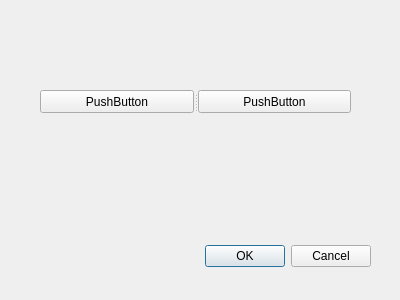
<?xml version="1.0" encoding="UTF-8"?>
<ui version="4.0">
 <class>Dialog</class>
 <widget class="QDialog" name="Dialog">
  <property name="geometry">
   <rect>
    <x>0</x>
    <y>0</y>
    <width>400</width>
    <height>300</height>
   </rect>
  </property>
  <property name="windowTitle">
   <string>Dialog</string>
  </property>
  <widget class="QDialogButtonBox" name="buttonBox">
   <property name="geometry">
    <rect>
     <x>30</x>
     <y>240</y>
     <width>341</width>
     <height>32</height>
    </rect>
   </property>
   <property name="orientation">
    <enum>Qt::Horizontal</enum>
   </property>
   <property name="standardButtons">
    <set>QDialogButtonBox::Cancel|QDialogButtonBox::Ok</set>
   </property>
  </widget>
  <widget class="QSplitter" name="splitter">
   <property name="geometry">
    <rect>
     <x>40</x>
     <y>90</y>
     <width>311</width>
     <height>23</height>
    </rect>
   </property>
   <property name="orientation">
    <enum>Qt::Horizontal</enum>
   </property>
   <widget class="QPushButton" name="pushButton">
    <property name="text">
     <string>PushButton</string>
    </property>
   </widget>
   <widget class="QPushButton" name="pushButton_2">
    <property name="text">
     <string>PushButton</string>
    </property>
   </widget>
  </widget>
 </widget>
 <resources/>
 <connections>
  <connection>
   <sender>buttonBox</sender>
   <signal>accepted()</signal>
   <receiver>Dialog</receiver>
   <slot>accept()</slot>
   <hints>
    <hint type="sourcelabel">
     <x>248</x>
     <y>254</y>
    </hint>
    <hint type="destinationlabel">
     <x>157</x>
     <y>274</y>
    </hint>
   </hints>
  </connection>
  <connection>
   <sender>buttonBox</sender>
   <signal>rejected()</signal>
   <receiver>Dialog</receiver>
   <slot>reject()</slot>
   <hints>
    <hint type="sourcelabel">
     <x>316</x>
     <y>260</y>
    </hint>
    <hint type="destinationlabel">
     <x>286</x>
     <y>274</y>
    </hint>
   </hints>
  </connection>
 </connections>
</ui>
